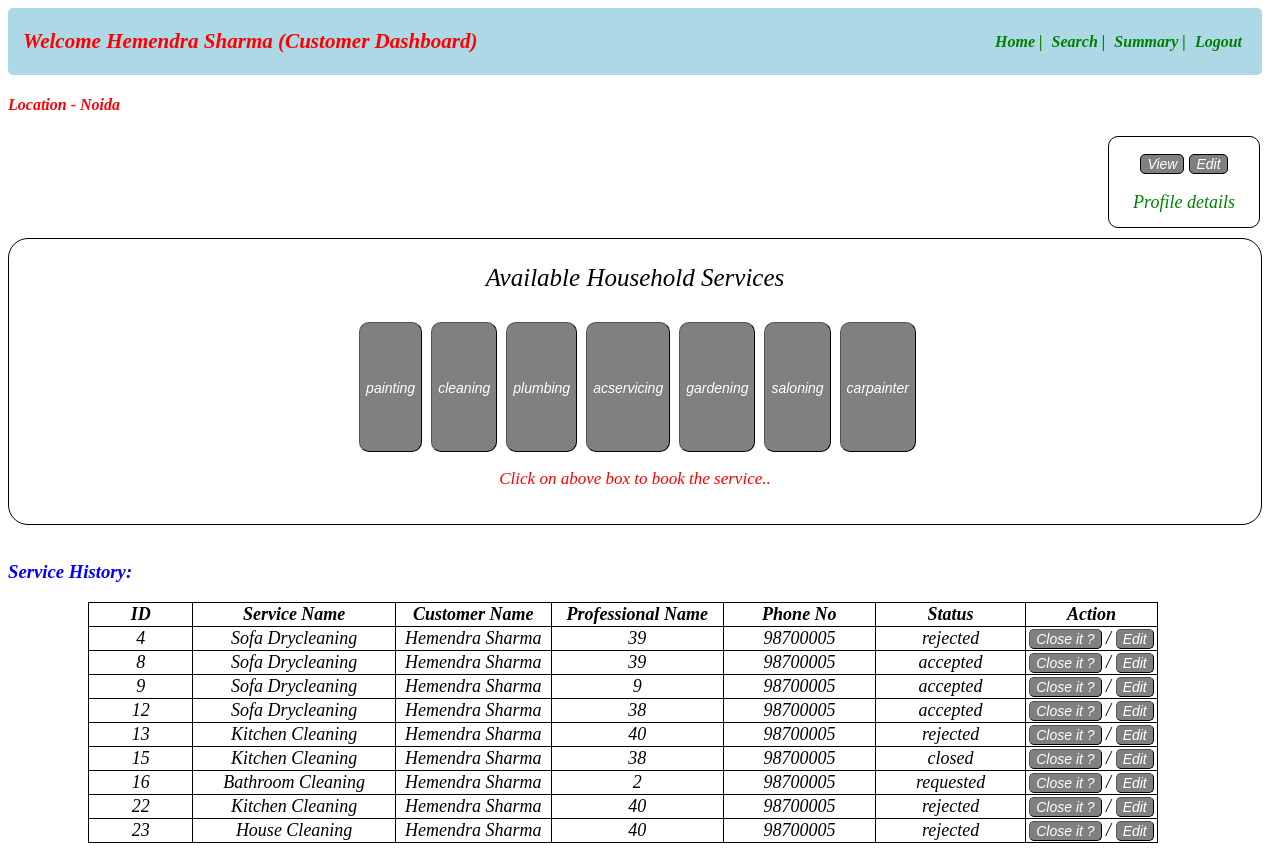
Screenshot of /customerdashboard/2 (signed in) with the database file from the repository.
### app.py (models this page shows)
class User_Info(db.Model):
    __tablename__="user_info"
    id=db.Column(db.Integer,primary_key=True)
    email=db.Column(db.String,nullable=False)
    full_name=db.Column(db.String,nullable=False)
    user_name=db.Column(db.String,unique=True,nullable=False)
    service_name=db.Column(db.String,nullable=False)
    experience=db.Column(db.Integer,nullable=False)
    pwd=db.Column(db.String,nullable=False)
    add=db.Column(db.String,nullable=True)
    pincode=db.Column(db.String,nullable=False)
    role=db.Column(db.Integer,nullable=False,default=1)
    status=db.Column(db.String,unique=True)
    location=db.Column(db.String,nullable=False)
    reviews=db.Column(db.String,nullable=False)
    phone_number=db.Column(db.Integer,nullable=False)

class Customer_Service_Request(db.Model):
    __tablename__="customer_service_request"
    id=db.Column(db.Integer,primary_key=True)
    service_id=db.Column(db.Integer,db.ForeignKey(Service_Info.id),nullable=False)
    customer_id=db.Column(db.Integer,db.ForeignKey(User_Info.id),nullable=False)
    professional_id=db.Column(db.Integer,db.ForeignKey(User_Info.id),nullable=False)
    date_of_request=db.Column(db.String,nullable=False)
    date_of_completion=db.Column(db.String,nullable=False)
    service_status=db.Column(db.String,nullable=False)
    remarks=db.Column(db.String)
    location=db.Column(db.String,nullable=False)
    ratings=db.Column(db.String,nullable=False)

class Service_Info(db.Model):
    __tablename__="service_info"
    id=db.Column(db.Integer,primary_key=True)
    servicename=db.Column(db.String,nullable=False)
    description=db.Column(db.String,nullable=False)
    baseprice=db.Column(db.Integer,nullable=False)
    time_required=db.Column(db.String,nullable=False)
    service_type=db.Column(db.String,nullable=False)
    city=db.Column(db.String,nullable=False)

### app.py (the view)
@app.route("/customerdashboard/<int:id>")
def customer_dashboard1(id):
    service=db.session.query(Service_Info).with_entities(Service_Info.service_type).filter().distinct().all()
    servname=Service_Info.query.all()
    customer_service_request=Customer_Service_Request.query.all()
    user=User_Info.query.filter_by(id=id).first()
    customer_location=user.location
    return render_template("customer_dashboard.html",service=service,servname=servname,customer_id=id,customer_service_request=customer_service_request,name=user.full_name,customer_location=customer_location,customer_name=user.full_name)

### templates/customer_dashboard.html (shortened to what this page needs)
<!DOCTYPE html>
<html lang="en">
<head>
</head>
<body>
    <div id="header">
        <nav class="navbar">
            <div class="navdiv">
                <div class="logo"><h3>Welcome {{name}} (Customer Dashboard)</h3></div>
                <ul>
                    <li><a href="#">Home |</a></li>
                    <li><a href="/customersearch/{{customer_id}}">Search |</a></li>
                    <li><a href="/customersummary/{{customer_id}}">Summary |</a></li>
                    <li><a href="/login">Logout</a></li>
                </ul>
            </div>
        </nav>
    </div>
    <div id="main">
        <h4 style="font-style:italic;color:red" >Location - {{customer_location}}</h4>
        <div id="profile">
            <button id="btn" style="margin-top:17px;"><a style="color:white;" href="/viewcustomerprofile/{{customer_id}}">View</a></button>
            <button id="btn"><a style="color:white;"href="/viewcustomerprofile/{{customer_id}}/edit">Edit</a></button>
            <p style="color:green;font-size:18px;">Profile details</p>
        </div>
        <div class="div1">
            <p style="color:black;font-size:25px;">Available Household Services</p>
            <div id="div2">
                {% for entry in service %}
                <button class="button"><a href="/{{entry.service_type}}/{{customer_id}}" >{{entry.service_type}}</a></button>
                {% endfor %}
            </div>
            <p style="font-size:17px;">Click on above box to book the service..</p>
            <br>
        </div>
        <div class="table">
            <br>
            <h3 style="font-style:italic;color:blue">Service History: </h3>
            <table>
                <thead id="th">
                    <tr>
                        <th>ID</th>
                        <th style="width:1500px;">Service Name</th>
                        <th>Customer Name </th>
                        <th>Professional Name</th>
                        <th>Phone No</th>
                        <th>Status</th>
                        <th>Action</th>
                    </tr>
                </thead>
                <tbody>
                    {% for entry in customer_service_request %}
                    {% if entry.customer_id == customer_id %}
                    {% for ser in servname %}
                    {% if ser.id==entry.service_id %}
                    <tr>
                        <td>{{entry.id}}</td>
                        <td style="width:1500px;">{{ser.servicename}}</td>
                        <td>{{customer_name}}</td>
                        <td>{{entry.professional_id}}</td>
                        <td>98700005</td>
                        <td>{{entry.service_status}}</td>
                        <td><button class="btn1"><a class="a1" href="/customercloseservice/{{entry.id}}/{{customer_id}}">Close it ?</a></button> / <button class="btn1"><a class="a1" href="/customereditservice/{{entry.id}}/{{customer_id}}">Edit</a></button></td>
                    </tr>
                    {% endif %}
                    {% endfor %}
                    {% endif %}
                    {% endfor %}
                </tbody>
            </table>
        </div>
    </div>
</body>
</html>

### templates/customer_dashboard.html (style rules this page uses)
* { text-decoration: none; }
.navbar { background-color: lightblue; padding-right: 15px; padding-left: 15px; border-radius: 5px; }
ul li { vertical-align: middle; }
.navdiv { display:flex; align-items: center; justify-content: space-between; }
.logo { font-size: 18px; color: red; font-style: italic; }
li { list-style: none; display: inline; }
li a { color: green; font-size: 16px; font-style: italic; margin-right: 5px; font-weight: bold; }
.div1 { border: 1px solid black; border-radius: 20px; background-color: white; margin-top: 30px; text-align: center; margin-left: auto; margin-top: 10px; width:auto; height: auto; }
p { text-align: center; font-size: 25px; font-style: italic; color: red; }
.button { transition-duration: 0.4s; margin-top: 5px; margin-left: 5px; padding: 1px 6px; border: 1px outset buttonborder; border-radius: 10px; height: 130px; color: white; background-color: gray; text-decoration: none; font-size:20px; }
.btn1 { background:gray; border: 1px outset buttonborder; border-radius: 5px; color:white; height:20px; }
a { font-style: italic; color: white; font-size: 14px; }
table, th, td { text-align: center; font-style: italic; width:1070px; margin-left: 80px; border-radius: 20px; border: 1px solid black; border-collapse: collapse ; font-size: 18px; }
#profile { border:1px solid black; border-radius: 10px; width:150px; height:90px; margin-top:10px; margin-left:1100px; font-style: italic; font-size: 20px; text-align:center; }
#btn { background:grey; border:1px solid black; border-radius:5px; color:white; }

### rows the page displays
User_Info: full_name "Hemendra Sharma", location "Noida"
Customer_Service_Request: id "4", professional_id "39", service_status "rejected"
Service_Info: servicename "Sofa Drycleaning"
Customer_Service_Request: id "8", professional_id "39", service_status "accepted"
Customer_Service_Request: id "9", professional_id "9", service_status "accepted"
Customer_Service_Request: id "12", professional_id "38", service_status "accepted"
Customer_Service_Request: id "13", professional_id "40", service_status "rejected"
Service_Info: servicename "Kitchen Cleaning"
Customer_Service_Request: id "15", professional_id "38", service_status "closed"
Customer_Service_Request: id "16", professional_id "2", service_status "requested"
Service_Info: servicename "Bathroom Cleaning"
Customer_Service_Request: id "22", professional_id "40", service_status "rejected"
Customer_Service_Request: id "23", professional_id "40", service_status "rejected"
Service_Info: servicename "House Cleaning"

### other values shown
{{ entry.service_type }} "painting" "cleaning" "plumbing" "acservicing" "gardening" "saloning" "carpainter"
